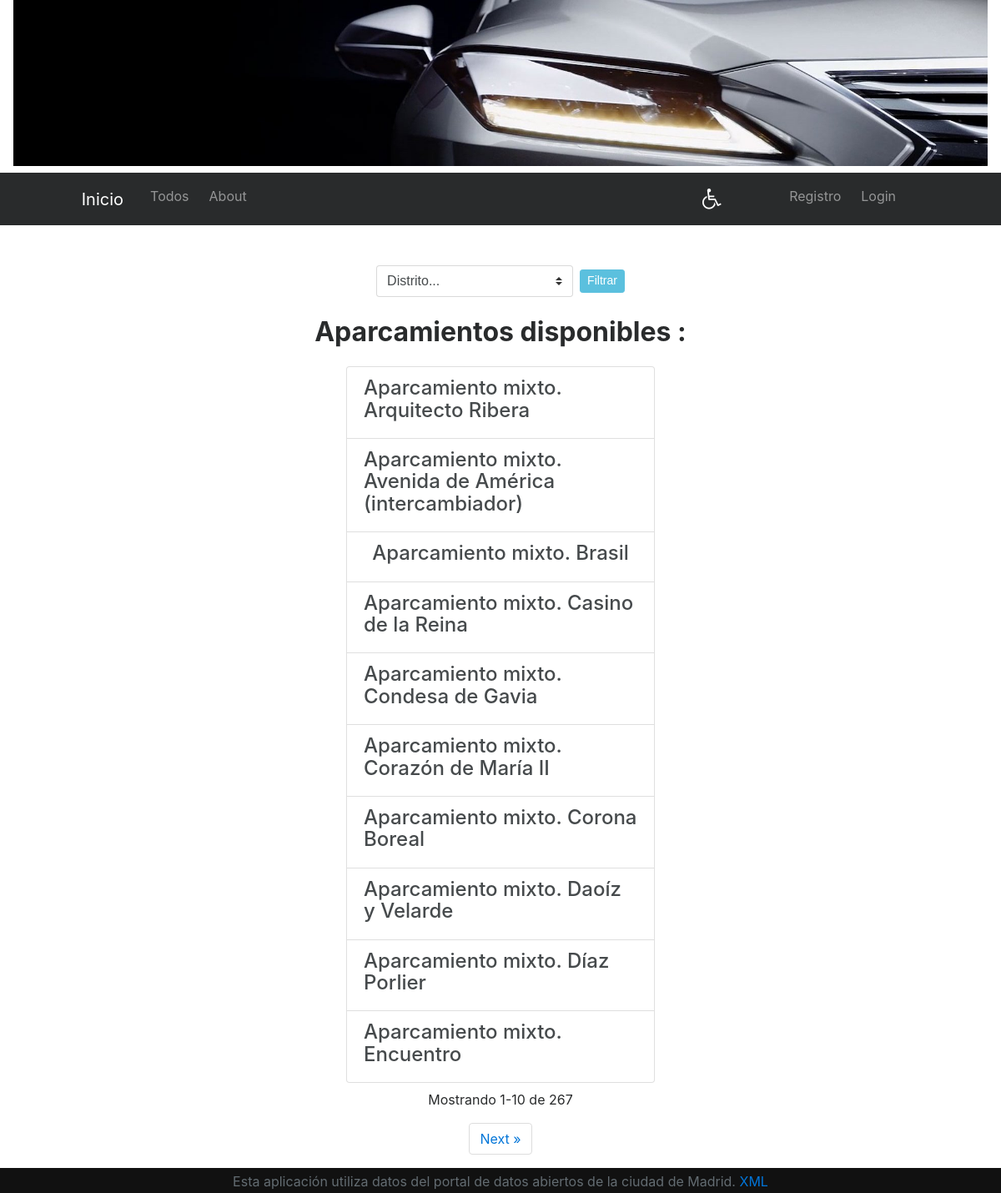
The page /aparcamientos/ on the database its author committed.
### aparcamientos/models.py (models this page shows, shortened)
class Aparcamiento(models.Model):
    identidad = models.IntegerField(unique=True)
    slug = models.CharField(max_length=100)
    nombre = models.CharField(max_length=100)
    descripcion = models.TextField(blank=True, null=True)
    accesibilidad = models.IntegerField(blank=True, null=True)
    url = models.CharField(max_length=300)
    likes = models.IntegerField(default=0)
    nombrevia = models.CharField(max_length=100, blank=True, null=True)
    clasevial = models.CharField(max_length=100, blank=True, null=True)
    tiponum = models.CharField(max_length=10, blank=True, null=True)
    numero = models.CharField(max_length=10, null=True)
    localidad = models.CharField(max_length=100, blank=True, null=True)
    provincia = models.CharField(max_length=100, blank=True, null=True)
    cpostal = models.IntegerField(blank=True, null=True)
    barrio = models.CharField(max_length=100, blank=True, null=True)
    distrito = models.CharField(max_length=100, blank=True, null=True)
    x = models.IntegerField(blank=True, null=True)
    y = models.IntegerField(blank=True, null=True)
    latitud = models.FloatField(blank= True, null=True)
    longitud = models.FloatField(blank= True, null=True)
    email = models.EmailField(blank=True, null=True)
    telefono = models.CharField(max_length=100, blank=True, null=True)
    class Meta:
        verbose_name = "Aparcamiento"
        verbose_name_plural = "Aparcamientos"

### aparcamientos/views.py (the view)
def todos_view(request):
    actualizar = setup_vars(request, "actualizar")
    accesibles = setup_vars(request, "accesibles")
    distrito = setup_vars(request, "busqueda")
    is_paginated = False
    paginator = False
    if not actualizar:
        if accesibles == 1:
            aparcamientos = Aparcamiento.objects.filter(accesibilidad=1)
        else:
            aparcamientos = Aparcamiento.objects.all()
        paginator = Paginator(aparcamientos,10)
        page = request.GET.get('page')
        try:
            aparcamientos = paginator.page(page)
        except PageNotAnInteger:
            aparcamientos = paginator.page(1)
        except EmptyPage:
            aparcamientos = paginator.page(paginator.num_page)
        if paginator.num_pages > 1:
            is_paginated = True
        else:
            is_paginated = False
    else:
        aparcamientos = False
    distritos = list(set(Aparcamiento.objects.values_list('distrito',flat=True)))
    try:
        distritos.remove(None)
    except Exception as e:
        print(e)
    template = "aparcamientos/todos.html"
    context = {
        'actualizar': actualizar,
        'buscador': "si",
        'distritos': distritos,
        'usersize': size_set(request.user.username),
        'usercolor': color_set(request.user.username),
        'nombre_btn': 'Filtrar',
        'aparcamientos': aparcamientos,
        'accesibles':accesibles,
        'is_paginated': is_paginated,
        'paginator': paginator,
        'distrito':distrito,
    }
    return render(request, template, context)

### usuarios/views.py (called while the page is built)
def setup_vars(request, var):
    if var == 'actualizar':
        try:
            actualizar = False
            Aparcamiento.objects.all()[0]
        except:
            actualizar = True
        return actualizar
    if var == 'accesibles':
        accesibles = request.GET.get('accesibles')
        if accesibles == '1':
            accesibles = 1
        else:
            accesibles = 0
        return accesibles
    if var == 'busqueda':
        distrito = request.GET.get('distrito')
        return distrito

def color_set(usuario):
    color = False
    try:
        usercolor = PerfilUsuario.objects.get(nombre=usuario)
        color = usercolor.color
    except:
        pass
    return color

def size_set(usuario):
    size = False
    try:
        usersize = PerfilUsuario.objects.get(nombre=usuario)
        size = usersize.size
    except:
        pass
    return size

### aparcamientos/templates/aparcamientos/todos.html (shortened to what this page needs)
{% extends 'aparcamientos/base_aparcamientos.html' %}
{% block aparcamientos_content %}
    {% if aparcamientos %}
        <div class="row pt-5">
            {% if buscador %}
                {% include 'aparcamientos/buscador.html' %}
            {% endif %}
        </div>
        <div class="row pt-2">
            <div class="mb-3">
                <h2 class="text-center font-weight-bold">Aparcamientos disponibles
                :</h2>
            </div>
        </div>
        <div class="row">
            <div class="col-sm-4">
                <div class="list-group mb-2">
                {% for aparcamiento in aparcamientos %}
                    <a class="list-group-item list-group-item-action flex-column align-items-start" href="{% url 'aparcamientos:detalle' aparcamiento.identidad %}">
                    <div class="mx-auto"><h4>{% autoescape off %}{{ aparcamiento.nombre }}{% endautoescape %}</h4></div></a>
                {% endfor %}
                </div>
            </div>
        </div>
        {% if is_paginated %}
            <div class="row">
                <p>Mostrando {{ aparcamientos.start_index }}-{{aparcamientos.end_index}} de {{paginator.count}}</p>
            </div>
            <div class="row">
                <ul id="pagination-aparcamientos" class="pagination">
                {% if aparcamientos.has_next %}
                    <li class="page-item"><a class="page-link" href="?page={{aparcamientos.next_page_number}}">Next &raquo;</a></li>
                {% endif %}
                </ul>
            {% endif %}
             </div>
        {% else %}
            <div class="text-center font-weight-bold mt-5">
                <h4>No existen aparcamientos.</h4>
            </div>
        {% endif %}
    </div>
{% endblock aparcamientos_content %}

### static/css/main.css (style rules this page uses)
html { min-height: 100%; }
body { margin: 0px 0px 0px 0px; }
.row { display: flex; justify-content: center; }

### rows shown on the page
Aparcamiento: nombre "Aparcamiento mixto. Arquitecto Ribera"
Aparcamiento: nombre "Aparcamiento mixto. Avenida de América (intercambiador)"
Aparcamiento: nombre "Aparcamiento mixto. Brasil"
Aparcamiento: nombre "Aparcamiento mixto. Casino de la Reina"
Aparcamiento: nombre "Aparcamiento mixto. Condesa de Gavia"
Aparcamiento: nombre "Aparcamiento mixto. Corazón de María II"
Aparcamiento: nombre "Aparcamiento mixto. Corona Boreal"
Aparcamiento: nombre "Aparcamiento mixto. Daoíz y Velarde"
Aparcamiento: nombre "Aparcamiento mixto. Díaz Porlier"
Aparcamiento: nombre "Aparcamiento mixto. Encuentro"

### other values the page prints
{{ aparcamientos.start_index }} "1"
{{ aparcamientos.end_index }} "10"
{{ paginator.count }} "267"
